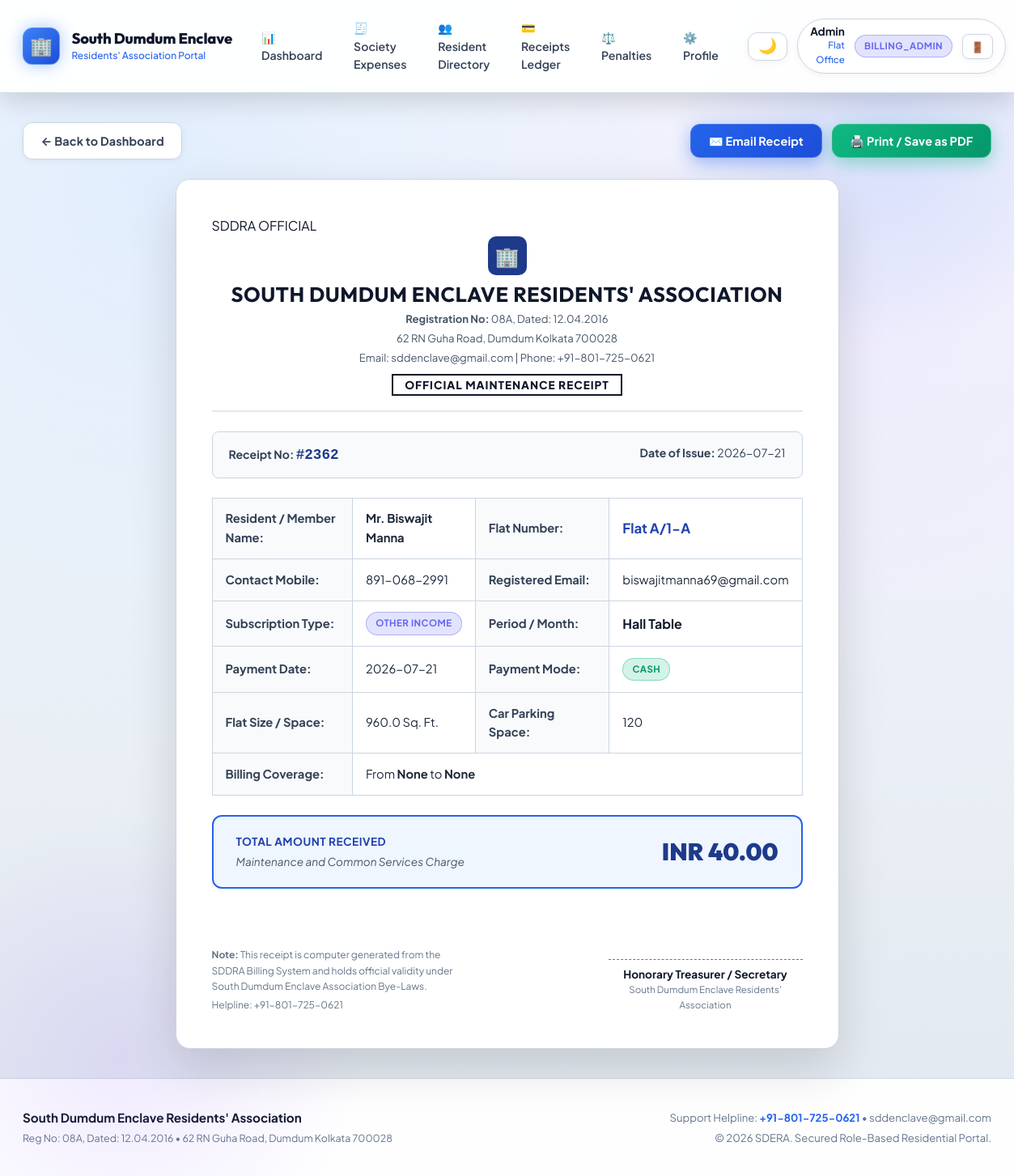
/receipts/2362 (signed in), run on an earlier commit of the app's database.
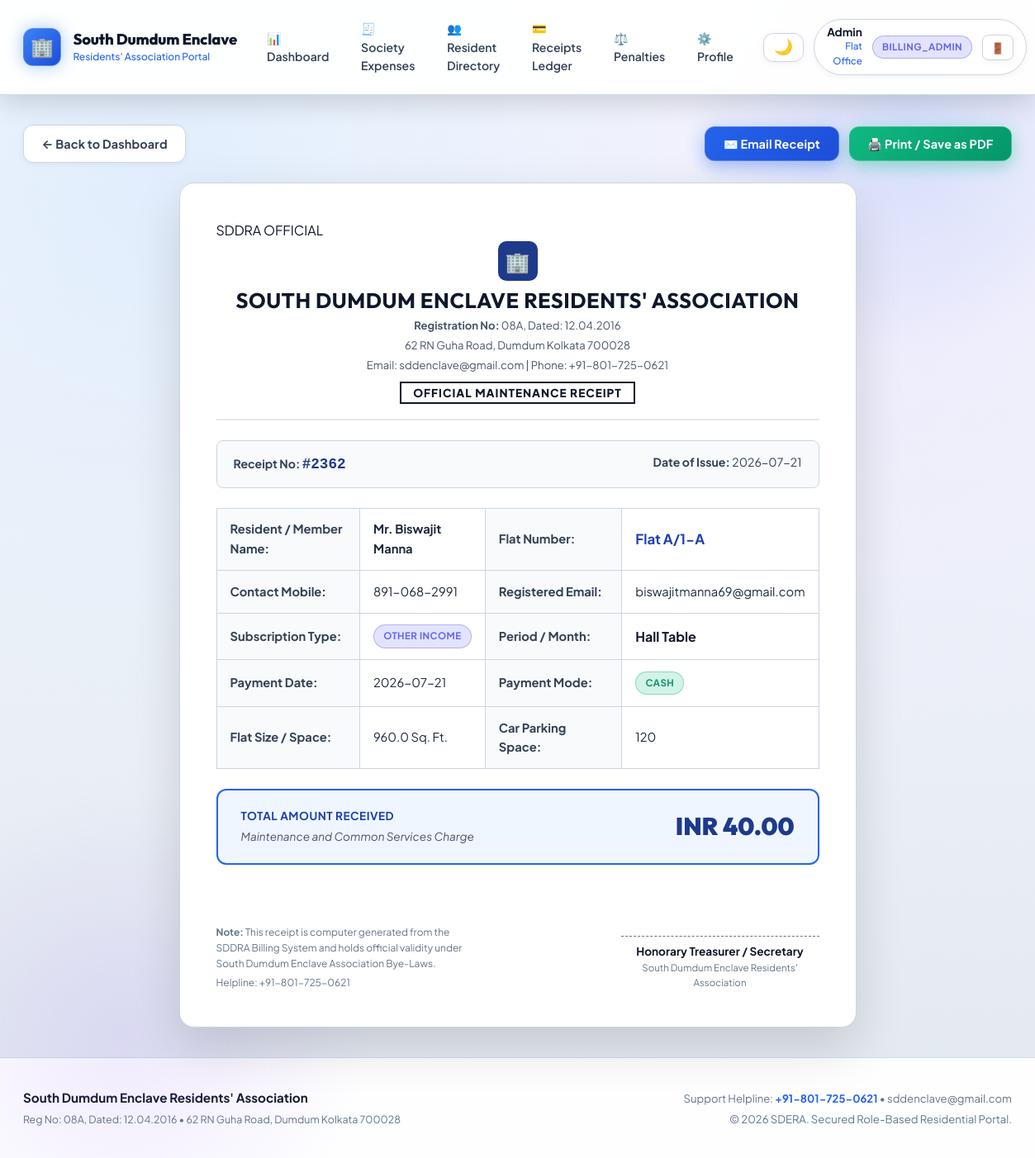
And on a later commit of the database.
### tables this page shows
CREATE TABLE tbl_receipts (
    receipt_no INTEGER PRIMARY KEY,
    flat_no TEXT,
    member_name TEXT,
    amount REAL,
    pymnt_mode TEXT,
    subscription_type TEXT,
    remarks TEXT,
    payment_date TEXT,
    receipt_date TEXT,
    coverage_start TEXT,
    coverage_end TEXT
);

CREATE TABLE tbl_mbr_cntct (
    flat_no TEXT PRIMARY KEY,
    mobile_num_1 TEXT,
    mobile_num_2 TEXT,
    email_1 TEXT,
    email_2 TEXT
);

CREATE TABLE tbl_membership (
    id INTEGER PRIMARY KEY,
    flat_no TEXT NOT NULL,
    member_name TEXT NOT NULL,
    RvsdFlatSize REAL,
    car_parking_space TEXT,
    cps_owner INTEGER,
    tws_owner INTEGER,
    tws_count INTEGER,
    flat_charges REAL,
    common_expenses REAL,
    cps_charges REAL,
    tws_charges REAL,
    capital_fund REAL,
    monthly_charge REAL,
    password_hash TEXT
);

### app.py (the view)
@app.route('/receipts/<int:receipt_no>')
@login_required
def view_receipt(receipt_no):
    user = session.get('user', {})
    is_admin = bool(user.get('is_admin') or user.get('role') in ADMIN_ROLES)
    receipt = query_db("SELECT * FROM tbl_receipts WHERE receipt_no = %s", (receipt_no,), one=True)
    if not receipt:
        abort(404, description="Receipt not found")
    if not is_admin and receipt.get('flat_no') != user.get('flat_no'):
        flash('Access Denied: You are not authorized to view another resident\'s receipt.', 'danger')
        return redirect(url_for('dashboard'))
    member_info = query_db("SELECT * FROM tbl_membership WHERE flat_no = %s", (receipt['flat_no'],), one=True)
    contact_info = query_db("SELECT * FROM tbl_mbr_cntct WHERE flat_no = %s", (receipt['flat_no'],), one=True)
    return render_template('receipt_view.html', receipt=receipt, member=member_info or {}, contact=contact_info or {})

### app.py (called while the page is built)
@app.after_request
def set_response_headers(response):
    if request.path.startswith('/static/'):
        response.headers['Cache-Control'] = 'public, max-age=31536000'
    return response

@app.context_processor
def inject_globals():
    user = session.get('user')
    if not isinstance(user, dict):
        user = None
    is_admin = bool(user and (user.get('role') in ADMIN_ROLES or user.get('is_admin', False)))
    is_exec = bool(user and (user.get('role') in EXECUTIVE_ROLES or user.get('is_admin', False)))
    return {
        'config': Config,
        'now': datetime.now(),
        'current_user': user,
        'is_admin': is_admin,
        'is_executive': is_exec,
        'asset_version': '2.1.2'
    }

def login_required(f):
    @wraps(f)
    def decorated_function(*args, **kwargs):
        user = session.get('user')
        if not user or not isinstance(user, dict) or 'role' not in user:
            session.pop('user', None)
            flash('Please log in to access this page.', 'warning')
            return redirect(url_for('login', next=request.url))
        return f(*args, **kwargs)
    return decorated_function

### database.py (called while the page is built, shortened)
def get_sqlite_connection():
    db_path = Config.SQLITE_PATH
    conn = sqlite3.connect(db_path)
    conn.row_factory = sqlite3.Row
    conn.create_function('DATE_FORMAT', 2, sqlite_date_format)
    return conn

def determine_engine():
    global _ENGINE_MODE
    if _ENGINE_MODE is not None:
        return _ENGINE_MODE

def query_db(query, params=None, one=False):
    engine = determine_engine()
    if engine == 'sqlite':
        sqlite_query = re.sub(r'%s', '?', query)
        conn = get_sqlite_connection()
        try:
            cur = conn.cursor()
            if params:
                cur.execute(sqlite_query, params)
            else:
                cur.execute(sqlite_query)
            if one:
                row = cur.fetchone()
                return dict(row) if row else None
            return [dict(r) for r in cur.fetchall()]
        finally:
            conn.close()

### templates/receipt_view.html (shortened to what this page needs)
{% extends 'base.html' %}
{% block content %}
<div class="no-print" style="margin-bottom: 1.5rem; display: flex; justify-content: space-between; align-items: center;">
    <a href="{{ url_for('dashboard') }}" class="btn btn-secondary">
        &larr; Back to Dashboard
    </a>
    <div style="display: flex; gap: 0.75rem;">
        <button type="button" class="btn btn-primary" onclick="emailReceiptAjax({{ receipt.receipt_no }}, this)">
            ✉️ Email Receipt
        </button>
        <button type="button" class="btn btn-success" onclick="window.print()">
            🖨️ Print / Save as PDF
        </button>
    </div>
</div>
<div class="receipt-voucher">
    <div class="receipt-watermark">SDDRA OFFICIAL</div>
    <div class="receipt-header">
        <div style="display: inline-flex; width: 48px; height: 48px; border-radius: 10px; background: #1e3a8a; color: #ffffff; align-items: center; justify-content: center; font-size: 1.5rem; margin-bottom: 0.5rem;">
            🏢
        </div>
        <h2>{{ config.ASSOCIATION_NAME }}</h2>
        <p><strong>Registration No:</strong> {{ config.ASSOCIATION_REG_NO }}</p>
        <p>{{ config.ASSOCIATION_ADDRESS }}</p>
        <p>Email: {{ config.ASSOCIATION_EMAIL }} | Phone: {{ config.ASSOCIATION_PHONE }}</p>
        <div style="margin-top: 0.6rem;">
            <span style="border: 2px solid #0f172a; padding: 3px 14px; font-weight: 800; font-size: 0.85rem; letter-spacing: 1px; text-transform: uppercase;">
                OFFICIAL MAINTENANCE RECEIPT
            </span>
        </div>
    </div>
    <div class="receipt-meta-bar">
        <div>
            <strong>Receipt No:</strong> <span style="font-family: monospace; font-size: 1.1rem; font-weight: 800; color: #1e3a8a;">#{{ receipt.receipt_no }}</span>
        </div>
        <div>
            <strong>Date of Issue:</strong> {{ receipt.receipt_date or receipt.payment_date }}
        </div>
    </div>
    <table class="receipt-details-table">
        <tr>
            <td class="label">Resident / Member Name:</td>
            <td><strong>{{ receipt.member_name or member.member_name }}</strong></td>
            <td class="label">Flat Number:</td>
            <td><strong style="color: #1e40af; font-size: 1.05rem;">Flat {{ receipt.flat_no }}</strong></td>
        </tr>
        <tr>
            <td class="label">Contact Mobile:</td>
            <td>{{ contact.mobile_num_1 or contact.mobile_num_2 or 'On File' }}</td>
            <td class="label">Registered Email:</td>
            <td>{{ contact.email_1 or contact.email_2 or 'On File' }}</td>
        </tr>
        <tr>
            <td class="label">Subscription Type:</td>
            <td><span class="badge badge-info">{{ receipt.subscription_type or 'Monthly Subscription' }}</span></td>
            <td class="label">Period / Month:</td>
            <td><strong style="color: #0f172a; font-size: 1rem;">{{ receipt.remarks or 'Monthly' }}</strong></td>
        </tr>
        <tr>
            <td class="label">Payment Date:</td>
            <td>{{ receipt.payment_date or receipt.receipt_date }}</td>
            <td class="label">Payment Mode:</td>
            <td><span class="badge badge-success">{{ receipt.pymnt_mode }}</span></td>
        </tr>
        <tr>
            <td class="label">Flat Size / Space:</td>
            <td>{{ member.RvsdFlatSize or 1200 }} Sq. Ft.</td>
            <td class="label">Car Parking Space:</td>
            <td>{{ member.car_parking_space or '-' }}</td>
        </tr>
        {% if receipt.coverage_start and receipt.coverage_end %}
        <tr>
            <td class="label">Billing Coverage:</td>
            <td colspan="3">From <strong>{{ receipt.coverage_start }}</strong> to <strong>{{ receipt.coverage_end }}</strong></td>
        </tr>
        {% endif %}
    </table>
    <div class="receipt-total-box">
        <div>
            <span style="font-size: 0.85rem; color: #1e40af; font-weight: 700; text-transform: uppercase; letter-spacing: 0.5px; display: block;">Total Amount Received</span>
            <span style="font-size: 0.85rem; color: #475569; font-style: italic;">Maintenance and Common Services Charge</span>
        </div>
        <div style="font-size: 1.85rem; font-weight: 900; color: #1e3a8a; font-family: var(--font-heading);">
            INR {{ "{:,.2f}".format(receipt.amount) }}
        </div>
    </div>
    <div class="receipt-signatures">
        <div style="font-size: 0.75rem; color: var(--slate-500); width: 300px;">
            <p><strong>Note:</strong> This receipt is computer generated from the SDDRA Billing System and holds official validity under South Dumdum Enclave Association Bye-Laws.</p>
            <p style="margin-top: 4px;">Helpline: {{ config.ASSOCIATION_PHONE }}</p>
        </div>
        <div class="signature-box">
            <div class="signature-line"></div>
            <p style="font-size: 0.85rem; font-weight: 700; color: #0f172a; margin: 0;">Honorary Treasurer / Secretary</p>
            <p style="font-size: 0.72rem; color: var(--slate-500); margin: 0;">South Dumdum Enclave Residents' Association</p>
        </div>
    </div>
</div>
{% endblock %}

### templates/base.html (shortened to what this page needs)
<!DOCTYPE html>
<html lang="en">
<head>
    <link rel="stylesheet" href="{{ url_for('static', filename='css/style.css') }}">
</head>
<body>
    <header class="navbar">
        <div class="navbar-container">
            <a href="{{ url_for('dashboard') if current_user else url_for('login') }}" class="brand-wrapper">
                <div class="brand-logo-badge">🏢</div>
                <div class="brand-info">
                    <h1>South Dumdum Enclave</h1>
                    <p>Residents' Association Portal</p>
                </div>
            </a>
            {% if current_user %}
            <nav class="navbar-nav-desktop">
                <ul class="nav-menu">
                    <li><a href="{{ url_for('dashboard') }}" class="nav-link {% if request.endpoint == 'dashboard' %}active{% endif %}">📊 Dashboard</a></li>
                    <li><a href="{{ url_for('expenses_list') }}" class="nav-link {% if request.endpoint == 'expenses_list' %}active{% endif %}">🧾 Society Expenses</a></li>
                    {% if is_admin %}
                    <li><a href="{{ url_for('admin_members') }}" class="nav-link {% if request.endpoint == 'admin_members' %}active{% endif %}">👥 Resident Directory</a></li>
                    <li><a href="{{ url_for('admin_receipts') }}" class="nav-link {% if request.endpoint == 'admin_receipts' %}active{% endif %}">💳 Receipts Ledger</a></li>
                    <li><a href="{{ url_for('admin_penalties') }}" class="nav-link {% if request.endpoint == 'admin_penalties' %}active{% endif %}">⚖️ Penalties</a></li>
                    {% endif %}
                    <li><a href="{{ url_for('profile') }}" class="nav-link {% if request.endpoint == 'profile' %}active{% endif %}">⚙️ Profile</a></li>
                </ul>
            </nav>
            <div class="navbar-right">
                <button type="button" class="theme-toggle-btn" onclick="toggleSiteTheme(event)" aria-label="Toggle Light/Dark Theme" title="Toggle Theme">
                    <span class="theme-toggle-icon">☀️</span>
                </button>
                <div class="user-nav-badge navbar-nav-desktop">
                    <div class="user-nav-details">
                        <span class="user-name">{{ current_user.name }}</span>
                        <span class="user-sub">Flat {{ current_user.flat_no }}</span>
                    </div>
                    <span class="badge badge-{{ current_user.role|lower }}">{{ current_user.role }}</span>
                    <a href="{{ url_for('logout') }}" class="btn btn-sm btn-secondary" style="padding: 0.25rem 0.6rem;" title="Sign Out">🚪</a>
                </div>
            </div>
            {% endif %}
        </div>
    </header>
    <main class="main-wrapper">
        {% block content %}{% endblock %}
    </main>
    <footer class="footer no-print">
        <div class="footer-container">
            <div>
                <strong class="text-main" style="font-size: 0.95rem;">{{ config.ASSOCIATION_NAME }}</strong>
                <p style="font-size: 0.78rem; margin-top: 4px; color: var(--text-muted);">Reg No: {{ config.ASSOCIATION_REG_NO }} &bull; {{ config.ASSOCIATION_ADDRESS }}</p>
            </div>
            <div style="text-align: right; font-size: 0.82rem; color: var(--text-muted);">
                <p>Support Helpline: <strong class="text-highlight-blue">{{ config.ASSOCIATION_PHONE }}</strong> &bull; {{ config.ASSOCIATION_EMAIL }}</p>
                <p style="margin-top: 4px; color: var(--text-muted);">&copy; {{ now.year }} SDERA. Secured Role-Based Residential Portal.</p>
            </div>
        </div>
    </footer>
</body>
</html>

### templates/base.html (style rules this page uses)
:root, [data-theme="dark"], html[data-theme="dark"], body[data-theme="dark"] { --font-heading: 'Outfit', -apple-system, BlinkMacSystemFont, 'Segoe UI', Roboto, sans-serif; --font-body: 'Plus Jakarta Sans', -apple-system, BlinkMacSystemFont, 'Segoe UI', Roboto, sans-serif; --primary-50: #eff6ff; --primary-100: #dbeafe; --primary-200: #bfdbfe; --primary-300: #93c5fd; --primary-400: #60a5fa; --primary-500: #3b82f6; --primary-600: #2563eb; --primary-700: #1d4ed8; --primary-800: #1e40af; --primary-900: #1e3a8a; --primary-950: #0f172a; --emerald-500: #10b981; --emerald-600: #059669; --emerald-700: #047857; --amber-500: #f59e0b; --amber-600: #d97706; --amber-700: #b45309; --rose-500: #f43f5e; --rose-600: #e11d48; --rose-700: #be123c; --slate-50: #f8fafc; --slate-100: #f1f5f9; --slate-200: #e2e8f0; --slate-300: #cbd5e1; --slate-400: #94a3b8; --slate-500: #64748b; --slate-600: #475569; --slate-700: #334155; --slate-800: #1e293b; --slate-900: #0f172a; --slate-950: #020617; --radius-sm: 8px; --radius-md: 12px; --radius-lg: 18px; --radius-xl: 26px; --radius-pill: 9999px; --theme-mode: 'dark'; --text-main: #ffffff; --text-secondary: #cbd5e1; --text-muted: #94a3b8; --text-heading: #ffffff; --bg-body: #070b14; --bg-gradient: radial-gradient(circle at 15% 15%, rgba(30, 58, 138, 0.35) 0%, transparent 45%), radial-gradient(circle at 85% 25%, rgba(126, 34, 206, 0.25) 0%, transparent 45%), radial-gradient(circle at 50% 85%, rgba(15, 23, 42, 0.9) 0%, transparent 60%), linear-gradient(180deg, #070b14 0%, #0b1329 50%, #030712 100%); --navbar-bg: rgba(10, 16, 31, 0.88); --navbar-border: rgba(255, 255, 255, 0.1); --surface-card: rgba(15, 23, 42, 0.82); --surface-card-hover: rgba(22, 33, 58, 0.9); --surface-border: rgba(255, 255, 255, 0.1); --surface-border-hover: rgba(59, 130, 246, 0.45); --table-th-bg: rgba(30, 41, 59, 0.88); --table-th-color: #cbd5e1; --table-td-color: #e2e8f0; --table-td-border: rgba(255, 255, 255, 0.06); --form-bg: rgba(15, 23, 42, 0.85); --form-border: rgba(255, 255, 255, 0.15); --form-text: #ffffff; }
:root[data-theme="light"], html[data-theme="light"], body[data-theme="light"], [data-theme="light"] { --theme-mode: 'light'; --text-main: #0f172a; --text-secondary: #334155; --text-muted: #64748b; --text-heading: #0f172a; --bg-body: #f8fafc; --bg-gradient: radial-gradient(circle at 15% 15%, rgba(219, 234, 254, 0.75) 0%, transparent 45%), radial-gradient(circle at 85% 25%, rgba(237, 233, 254, 0.75) 0%, transparent 45%), linear-gradient(180deg, #f8fafc 0%, #edf2f7 50%, #e2e8f0 100%); --navbar-bg: rgba(255, 255, 255, 0.94); --navbar-border: rgba(203, 213, 225, 0.9); --surface-card: #ffffff; --surface-card-hover: #ffffff; --surface-border: #cbd5e1; --surface-border-hover: #2563eb; --table-th-bg: #f1f5f9; --table-th-color: #334155; --table-td-color: #0f172a; --table-td-border: #e2e8f0; --form-bg: #ffffff; --form-border: #cbd5e1; --form-text: #0f172a; }

What changed in the data, as far as the page shows it:
changed tbl_receipts "Hall Table": coverage_start "None" → (not shown); coverage_end "None" → (not shown)
Also different on the page:
text no longer shown: "Billing Coverage: From to"
